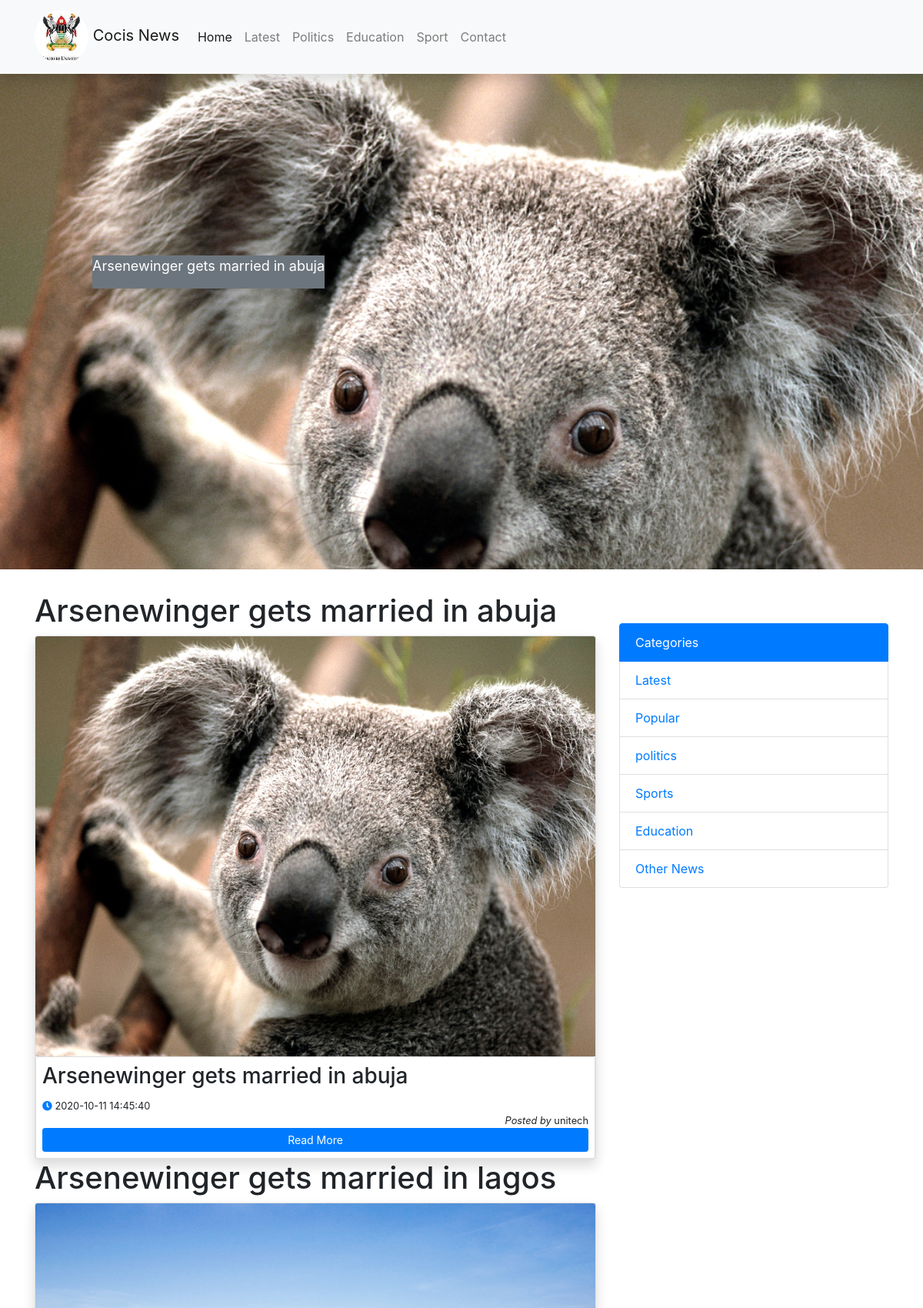
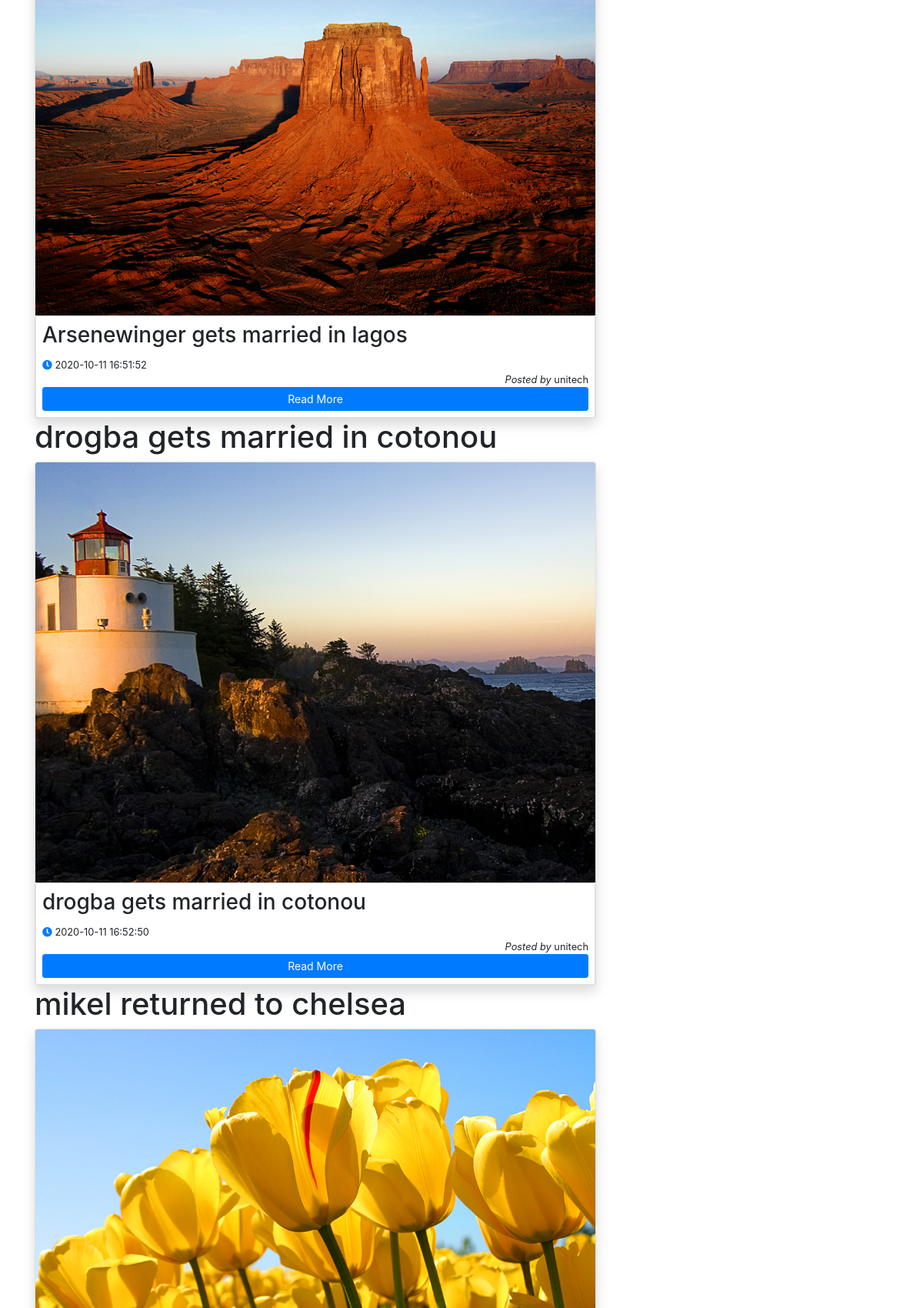
/latest.php (upper part), run on the app's committed database (2 pictures, top to bottom).
### tables this page shows
CREATE TABLE `posts` (
  `id` int(11) NOT NULL,
  `post_title` varchar(500) NOT NULL,
  `post_author` varchar(200) NOT NULL,
  `post_desc` text NOT NULL,
  `image_dir` varchar(500) NOT NULL,
  `post_category` varchar(200) NOT NULL,
  `post_date` timestamp NOT NULL DEFAULT current_timestamp() ON UPDATE current_timestamp(),
  `post_tag` varchar(500) NOT NULL,
  `post_content` text NOT NULL
);

### latest.php (the view, shortened to what this page needs)
<?php
    require_once 'connection/db.php';
    $query = "SELECT * FROM posts WHERE post_category = ? ORDER BY post_date LIMIT 8";
    $lat_cat = 'latest';
    $stmt = $conn->prepare($query);
    $stmt->bind_param('s',$lat_cat);
    $stmt->execute();
    $latest = $stmt->get_result();
     $query = "SELECT * FROM posts WHERE post_category = ? ORDER BY post_date LIMIT 5";
     $sli_cat = 'latest';
     $stmt = $conn->prepare($query);
     $stmt->bind_param('s',$sli_cat);
     $stmt->execute();
     $sliding = $stmt->get_result();
?>
<!DOCTYPE html>
<html lang="en">
<head>
    <link rel="stylesheet" href="css/style.css">
    <link rel="stylesheet" href="css/bootstrap.min.css">
    <link rel="stylesheet" href="css/all.css">
    <link rel="stylesheet" href="css/swiper.min.css">
</head>
<body>
                          <?php include 'includes/topbar.php';?>
                        <div class="swiper-container swipe1">
                            <div class="swiper-wrapper">
                                <?php while ($result = $sliding->fetch_assoc()) {
                                    $explode = explode("../",$result['image_dir']);
                                    ?>
                            <div class="swiper-slide">
                              <a href="viewpost?vid=<?=$result['id'];?>"><img src="<?= $explode[1]?>" alt="sliding image" class="img-fluid card-img-top">
                              <div class="card-title bg-secondary ml-4 text-center" id="caption">
                                <p class="text-white"><?php echo $result['post_desc'];?></p>
                            </div></a>
                            </div>
                            <?php }?>
                          </div>
                        </div>
                        <section id="section">
            <div class="container">
                <div class="row">
                    <div class="col-md-8">
                    <?php while ($result = $latest->fetch_assoc()) {
                            $explode = explode("../",$result['image_dir']);
                        ?>
                        <h1><?php echo $result['post_title'];?></h1>
                        <div class="card shadow">
                            <div>
                                <img src="<?= $explode[1];?>" class="img-fluid card-img-top" alt="post image">
                            </div>
                            <div class="card body p-2">
                                <h3 class="card-title"><?php echo strip_tags($result['post_desc']); ?></h3>
                                    <small class="text-left"><span class="fas fa-clock text-primary "></span> <?php echo $result['post_date'];?></small>
                                    <small class="text-right"><i>Posted by </i><?php echo $result['post_author'];?></small>
                                <a href="viewpost?vid=<?= $result['id'];?>" class="btn btn-primary btn-sm">Read More</a>
                            </div>
                        </div>
                            <?php }?>
                    </div><br>
                    <div class="col-md-4">
                     <div class="list-group" style="margin:40px 0 10px 0;">
                     <a href="#" class="list-group-item active">Categories</a>
                            <a href="latest" class="list-group-item">Latest </a>
                            <a href="popular" class="list-group-item primary">Popular</a>
							<a href="politics" class="list-group-item">politics </a>
                            <a href="sports" class="list-group-item">Sports </a>
							<a href="education" class="list-group-item">Education </a>
                            <a href="#" class="list-group-item">Other News </a>
                    </div>
                 </div>
                </div>
            </div>
        </section>
</body>
</html>

### css/style.css (style rules this page uses)
body { scroll-behavior: smooth; }
.swipe1 { width: 100%; height: 85vh; position: relative; top:-10px; margin-bottom: 20px; margin-left: auto; margin-right: auto; }
.swipe1 .swiper-wrapper { height: 100%; width:100%; }
.swipe1 .swiper-wrapper .swiper-slide { text-align: center; height: 100%; font-size: 18px; }
#caption { position:absolute; left: 8%; top:40%; word-break:break-all !important; }
#caption p { font-size }

### css/all.css (style rules this page uses)
.fa, .fas, .far, .fal, .fad, .fab { -moz-osx-font-smoothing: grayscale; -webkit-font-smoothing: antialiased; display: inline-block; font-style: normal; font-variant: normal; text-rendering: auto; line-height: 1; }
.fa-clock:before { content: "\f017"; }
.fa, .fas { font-family: 'Font Awesome 5 Free'; font-weight: 900; }

### data on the page
posts: image_dir (picture), post_desc "Arsenewinger gets married in abuja", post_title "Arsenewinger gets married in abuja", post_date "2020-10-11 14:45:40", post_author "unitech"
posts: post_title "Arsenewinger gets married in lagos", image_dir (picture), post_desc "Arsenewinger gets married in lagos", post_date "2020-10-11 16:51:52", post_author "unitech"
posts: post_title "drogba gets married in cotonou", image_dir (picture), post_desc "drogba gets married in cotonou", post_date "2020-10-11 16:52:50", post_author "unitech"
posts: post_title "mikel returned to chelsea", image_dir (picture)
